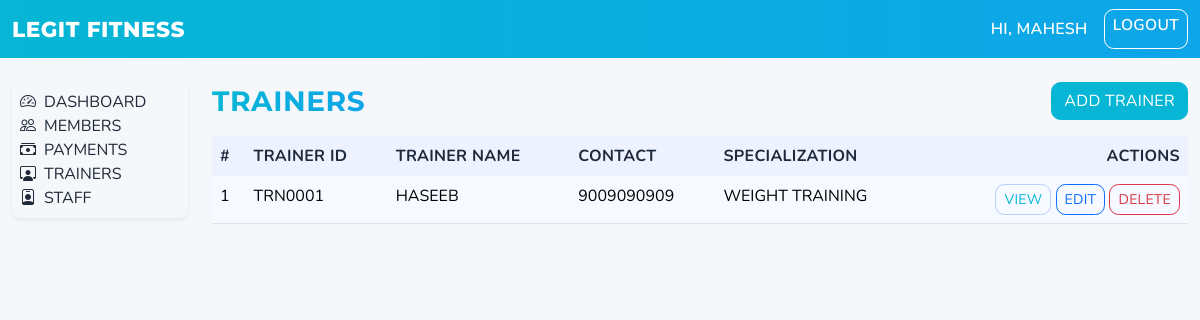
/trainers/ (signed in), run on an earlier commit of the app's database.
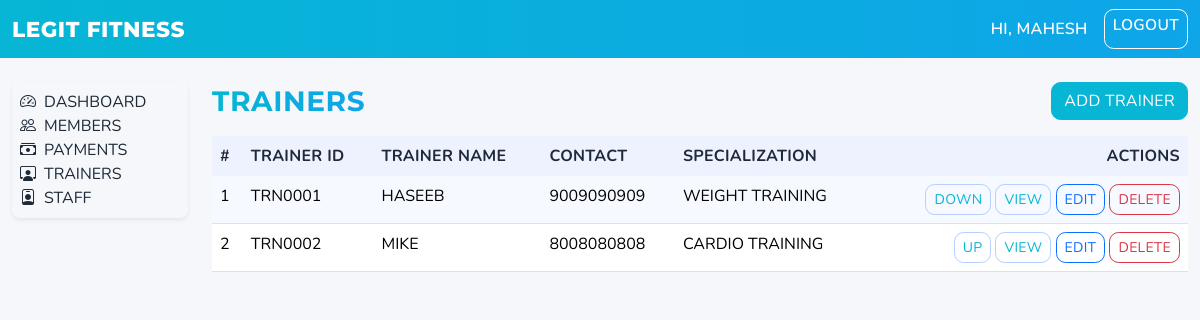
And on a later commit of the database.
### trainers/models.py (models this page shows, shortened)
class Trainer(models.Model):
    employee_id = models.CharField(max_length=20, null=True, blank=True)
    first_name = models.CharField(max_length=100)
    last_name = models.CharField(max_length=100, blank=True)
    address = models.TextField(blank=True)
    contact = models.CharField(max_length=20, blank=True)
    specialization = models.CharField(max_length=100, blank=True)
    date_of_joining = models.DateField()
    position = models.PositiveIntegerField(default=0, db_index=True)
    class Meta:
        ordering = ["position", "first_name", "last_name"]
        constraints = [
            models.UniqueConstraint(
                fields=["employee_id"],
                name="unique_trainer_employee_id_when_set",
                condition=Q(employee_id__isnull=False) & ~Q(employee_id=""),
            )
        ]

### trainers/views.py (the view)
# urls.py: path("", TrainerListView.as_view(), name="list"),
class TrainerListView(LoginRequiredMixin, ListView):
    model = Trainer
    context_object_name = "trainers"
    template_name = "trainers/list.html"

### templates/trainers/list.html (shortened to what this page needs)
{% extends 'base.html' %}
{% block body_class %}theme-trainers{% endblock %}
{% block content %}
  <div class="d-flex justify-content-between align-items-center mb-3">
    <h3 class="mb-0 text-uppercase page-title">Trainers</h3>
    <a href="{% url 'trainers:create' %}" class="btn btn-primary">Add Trainer</a>
  </div>
  <div class="table-responsive">
    <table class="table table-striped text-uppercase">
      <thead>
        <tr>
          <th>#</th>
          <th>Trainer ID</th>
          <th>Trainer Name</th>
          <th>Contact</th>
          <th>Specialization</th>
          <th class="text-end">Actions</th>
        </tr>
      </thead>
      <tbody>
        {% for t in trainers %}
        <tr>
          <td>{{ forloop.counter }}</td>
          <td>{{ t.employee_id }}</td>
          <td>{{ t.first_name }} {{ t.last_name }}</td>
          <td>{{ t.contact }}</td>
          <td>{{ t.specialization }}</td>
          <td class="text-end">
            <div class="btn-group" role="group" aria-label="Reorder">
              {% if not forloop.first %}
              <form action="{% url 'trainers:move_up' t.pk %}" method="post" class="d-inline">
                <button type="submit" class="btn btn-sm btn-outline-secondary">Up</button>
              </form>
              {% endif %}
              {% if not forloop.last %}
              <form action="{% url 'trainers:move_down' t.pk %}" method="post" class="d-inline">
                <button type="submit" class="btn btn-sm btn-outline-secondary">Down</button>
              </form>
              {% endif %}
            </div>
            <a class="btn btn-sm btn-outline-secondary" href="{% url 'trainers:detail' t.pk %}">View</a>
            <a class="btn btn-sm btn-outline-primary" href="{% url 'trainers:edit' t.pk %}">Edit</a>
            <a class="btn btn-sm btn-outline-danger" href="{% url 'trainers:delete' t.pk %}">Delete</a>
          </td>
        </tr>
        {% empty %}
        <tr>
          <td colspan="6" class="text-center">No trainers yet.</td>
        </tr>
        {% endfor %}
      </tbody>
    </table>
  </div>
{% endblock %}

What changed in the data, as far as the page shows it:
shown differently, row unchanged: Trainer "TRN0001": now shows "DOWN"
added Trainer: employee_id "TRN0002", first_name "MIKE", contact "8008080808", specialization "CARDIO TRAINING", shows "UP"
